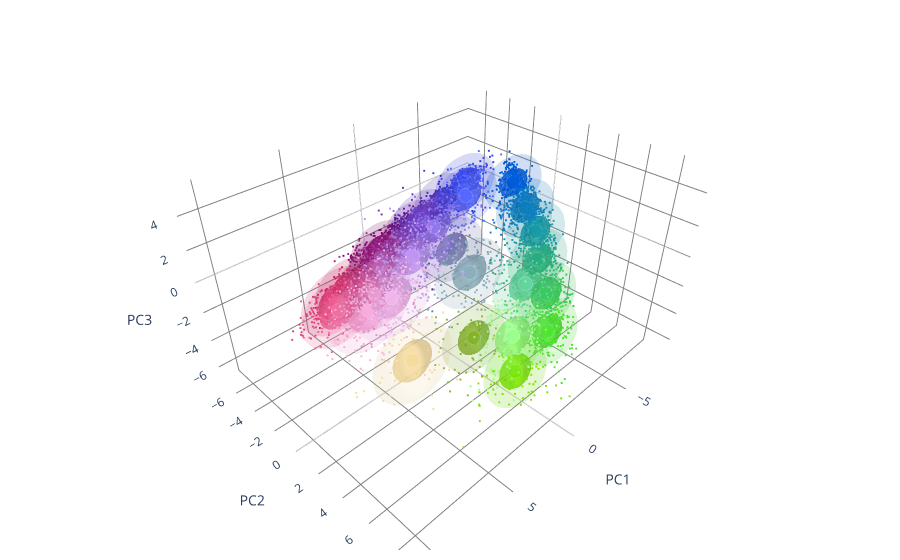
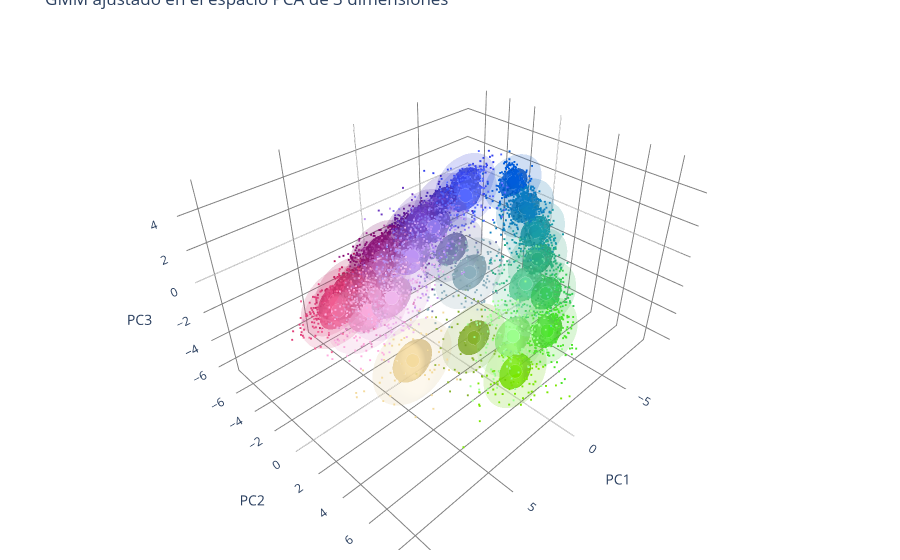

These figures' notebook cell, in order:
### Markdown cell above
### 2. e) Visualización 3D

Visualiza en 3D el GMM ajustado empleando la función `plotly_gmm_results_3d` definida al <br> 
inicio del notebook. ¿En qué espacio se está representando el ajuste?

### Code cell
fig = go.Figure()
plotly_gmm_results_3d(fig, X_pca_3, gmm_3, pca=pca_3, std_factors=(1, 2))
fig.update_layout(title="GMM ajustado en el espacio PCA de 3 dimensiones")
fig.show()
